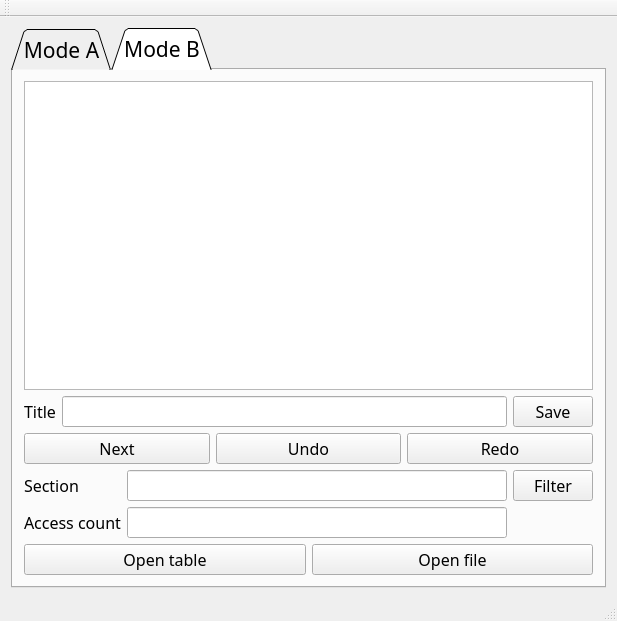
<?xml version="1.0" encoding="UTF-8"?>
<ui version="4.0">
 <class>GoingoutwithabangClass</class>
 <widget class="QMainWindow" name="GoingoutwithabangClass">
  <property name="geometry">
   <rect>
    <x>0</x>
    <y>0</y>
    <width>617</width>
    <height>621</height>
   </rect>
  </property>
  <property name="windowTitle">
   <string>Goingoutwithabang</string>
  </property>
  <widget class="QWidget" name="centralWidget">
   <layout class="QHBoxLayout" name="horizontalLayout_2">
    <item>
     <widget class="QTabWidget" name="Tabs">
      <property name="font">
       <font>
        <family>Bell MT</family>
        <pointsize>16</pointsize>
        <underline>false</underline>
        <strikeout>false</strikeout>
       </font>
      </property>
      <property name="autoFillBackground">
       <bool>false</bool>
      </property>
      <property name="tabShape">
       <enum>QTabWidget::Triangular</enum>
      </property>
      <property name="currentIndex">
       <number>1</number>
      </property>
      <property name="elideMode">
       <enum>Qt::ElideNone</enum>
      </property>
      <property name="documentMode">
       <bool>false</bool>
      </property>
      <property name="tabsClosable">
       <bool>false</bool>
      </property>
      <property name="tabBarAutoHide">
       <bool>false</bool>
      </property>
      <widget class="QWidget" name="modeA">
       <attribute name="title">
        <string>Mode A</string>
       </attribute>
       <layout class="QGridLayout" name="gridLayout_2">
        <item row="0" column="0">
         <widget class="QListWidget" name="tapesModeAListWidget"/>
        </item>
        <item row="1" column="0">
         <layout class="QGridLayout" name="gridLayout">
          <item row="0" column="0">
           <widget class="QLabel" name="label">
            <property name="font">
             <font>
              <family>Bell MT</family>
              <pointsize>12</pointsize>
              <underline>false</underline>
              <strikeout>false</strikeout>
             </font>
            </property>
            <property name="text">
             <string>Title</string>
            </property>
           </widget>
          </item>
          <item row="0" column="1">
           <widget class="QLineEdit" name="titleLineEdit">
            <property name="font">
             <font>
              <family>Bell MT</family>
              <pointsize>12</pointsize>
              <underline>false</underline>
              <strikeout>false</strikeout>
             </font>
            </property>
           </widget>
          </item>
          <item row="1" column="0">
           <widget class="QLabel" name="label_2">
            <property name="font">
             <font>
              <family>Bell MT</family>
              <pointsize>12</pointsize>
              <underline>false</underline>
              <strikeout>false</strikeout>
             </font>
            </property>
            <property name="text">
             <string>Section</string>
            </property>
           </widget>
          </item>
          <item row="1" column="1">
           <widget class="QLineEdit" name="sectionLineEdit">
            <property name="font">
             <font>
              <family>Bell MT</family>
              <pointsize>12</pointsize>
              <underline>false</underline>
              <strikeout>false</strikeout>
             </font>
            </property>
           </widget>
          </item>
          <item row="2" column="0">
           <widget class="QLabel" name="label_3">
            <property name="font">
             <font>
              <family>Bell MT</family>
              <pointsize>12</pointsize>
              <underline>false</underline>
              <strikeout>false</strikeout>
             </font>
            </property>
            <property name="text">
             <string>Date of creation</string>
            </property>
           </widget>
          </item>
          <item row="2" column="1">
           <widget class="QLineEdit" name="dateLineEdit">
            <property name="font">
             <font>
              <family>Bell MT</family>
              <pointsize>12</pointsize>
              <underline>false</underline>
              <strikeout>false</strikeout>
             </font>
            </property>
           </widget>
          </item>
          <item row="3" column="0">
           <widget class="QLabel" name="label_4">
            <property name="font">
             <font>
              <family>Bell MT</family>
              <pointsize>12</pointsize>
              <underline>false</underline>
              <strikeout>false</strikeout>
             </font>
            </property>
            <property name="text">
             <string>Access count</string>
            </property>
           </widget>
          </item>
          <item row="3" column="1">
           <widget class="QLineEdit" name="accessCountLineEdit">
            <property name="font">
             <font>
              <family>Bell MT</family>
              <pointsize>12</pointsize>
              <underline>false</underline>
              <strikeout>false</strikeout>
             </font>
            </property>
           </widget>
          </item>
          <item row="4" column="0">
           <widget class="QLabel" name="label_5">
            <property name="font">
             <font>
              <family>Bell MT</family>
              <pointsize>12</pointsize>
              <underline>false</underline>
              <strikeout>false</strikeout>
             </font>
            </property>
            <property name="text">
             <string>Footage preview</string>
            </property>
           </widget>
          </item>
          <item row="4" column="1">
           <widget class="QLineEdit" name="footagePreviewLineEdit">
            <property name="font">
             <font>
              <family>Bell MT</family>
              <pointsize>12</pointsize>
              <underline>false</underline>
              <strikeout>false</strikeout>
             </font>
            </property>
           </widget>
          </item>
         </layout>
        </item>
        <item row="2" column="0">
         <layout class="QHBoxLayout" name="horizontalLayout">
          <item>
           <widget class="QPushButton" name="addPushButton">
            <property name="palette">
             <palette>
              <active>
               <colorrole role="Base">
                <brush brushstyle="SolidPattern">
                 <color alpha="255">
                  <red>255</red>
                  <green>255</green>
                  <blue>255</blue>
                 </color>
                </brush>
               </colorrole>
              </active>
              <inactive>
               <colorrole role="Base">
                <brush brushstyle="SolidPattern">
                 <color alpha="255">
                  <red>255</red>
                  <green>255</green>
                  <blue>255</blue>
                 </color>
                </brush>
               </colorrole>
              </inactive>
              <disabled>
               <colorrole role="Base">
                <brush brushstyle="SolidPattern">
                 <color alpha="255">
                  <red>255</red>
                  <green>255</green>
                  <blue>0</blue>
                 </color>
                </brush>
               </colorrole>
              </disabled>
             </palette>
            </property>
            <property name="font">
             <font>
              <family>Bell MT</family>
              <pointsize>12</pointsize>
              <underline>false</underline>
              <strikeout>false</strikeout>
             </font>
            </property>
            <property name="text">
             <string>Add</string>
            </property>
           </widget>
          </item>
          <item>
           <widget class="QPushButton" name="updatePushButton">
            <property name="font">
             <font>
              <family>Bell MT</family>
              <pointsize>12</pointsize>
              <underline>false</underline>
              <strikeout>false</strikeout>
             </font>
            </property>
            <property name="text">
             <string>Update</string>
            </property>
           </widget>
          </item>
          <item>
           <widget class="QPushButton" name="removePushButton">
            <property name="font">
             <font>
              <family>Bell MT</family>
              <pointsize>12</pointsize>
              <underline>false</underline>
              <strikeout>false</strikeout>
             </font>
            </property>
            <property name="text">
             <string>Remove</string>
            </property>
           </widget>
          </item>
          <item>
           <widget class="QPushButton" name="undoPushButton">
            <property name="font">
             <font>
              <family>Bell MT</family>
              <pointsize>12</pointsize>
              <underline>false</underline>
              <strikeout>false</strikeout>
             </font>
            </property>
            <property name="text">
             <string>Undo</string>
            </property>
           </widget>
          </item>
          <item>
           <widget class="QPushButton" name="redoPushButton">
            <property name="font">
             <font>
              <family>Bell MT</family>
              <pointsize>12</pointsize>
              <underline>false</underline>
              <strikeout>false</strikeout>
             </font>
            </property>
            <property name="text">
             <string>Redo</string>
            </property>
           </widget>
          </item>
         </layout>
        </item>
       </layout>
      </widget>
      <widget class="QWidget" name="modeB">
       <attribute name="title">
        <string>Mode B</string>
       </attribute>
       <layout class="QGridLayout" name="gridLayout_4">
        <item row="0" column="0">
         <widget class="QListWidget" name="tapesModeBListWidget"/>
        </item>
        <item row="1" column="0">
         <layout class="QHBoxLayout" name="horizontalLayout_3">
          <item>
           <widget class="QLabel" name="label_6">
            <property name="font">
             <font>
              <pointsize>12</pointsize>
             </font>
            </property>
            <property name="text">
             <string>Title</string>
            </property>
           </widget>
          </item>
          <item>
           <widget class="QLineEdit" name="titleModeBLineEdit">
            <property name="font">
             <font>
              <pointsize>12</pointsize>
             </font>
            </property>
           </widget>
          </item>
          <item>
           <widget class="QPushButton" name="savePushButton">
            <property name="font">
             <font>
              <pointsize>12</pointsize>
             </font>
            </property>
            <property name="text">
             <string>Save</string>
            </property>
           </widget>
          </item>
         </layout>
        </item>
        <item row="2" column="0">
         <layout class="QHBoxLayout" name="horizontalLayout_4">
          <item>
           <widget class="QPushButton" name="nextPushButton">
            <property name="font">
             <font>
              <pointsize>12</pointsize>
             </font>
            </property>
            <property name="text">
             <string>Next</string>
            </property>
           </widget>
          </item>
          <item>
           <widget class="QPushButton" name="undoModeBPushButton">
            <property name="font">
             <font>
              <pointsize>12</pointsize>
             </font>
            </property>
            <property name="text">
             <string>Undo</string>
            </property>
           </widget>
          </item>
          <item>
           <widget class="QPushButton" name="redoModeBPushButton">
            <property name="font">
             <font>
              <pointsize>12</pointsize>
             </font>
            </property>
            <property name="text">
             <string>Redo</string>
            </property>
           </widget>
          </item>
         </layout>
        </item>
        <item row="3" column="0">
         <layout class="QGridLayout" name="gridLayout_3">
          <item row="0" column="0">
           <widget class="QLabel" name="label_7">
            <property name="font">
             <font>
              <pointsize>12</pointsize>
             </font>
            </property>
            <property name="text">
             <string>Section</string>
            </property>
           </widget>
          </item>
          <item row="0" column="1">
           <widget class="QLineEdit" name="sectionFilterLineEdit">
            <property name="font">
             <font>
              <pointsize>12</pointsize>
             </font>
            </property>
           </widget>
          </item>
          <item row="0" column="2">
           <widget class="QPushButton" name="filterPushButton">
            <property name="font">
             <font>
              <pointsize>12</pointsize>
             </font>
            </property>
            <property name="text">
             <string>Filter</string>
            </property>
           </widget>
          </item>
          <item row="1" column="0">
           <widget class="QLabel" name="label_8">
            <property name="font">
             <font>
              <pointsize>12</pointsize>
             </font>
            </property>
            <property name="text">
             <string>Access count</string>
            </property>
           </widget>
          </item>
          <item row="1" column="1">
           <widget class="QLineEdit" name="accessCountFilterLineEdit">
            <property name="font">
             <font>
              <pointsize>12</pointsize>
             </font>
            </property>
           </widget>
          </item>
         </layout>
        </item>
        <item row="4" column="0">
         <layout class="QHBoxLayout" name="horizontalLayout_5">
          <item>
           <widget class="QPushButton" name="openTablePushButton">
            <property name="font">
             <font>
              <pointsize>12</pointsize>
             </font>
            </property>
            <property name="text">
             <string>Open table</string>
            </property>
           </widget>
          </item>
          <item>
           <widget class="QPushButton" name="openFilePushButton">
            <property name="font">
             <font>
              <pointsize>12</pointsize>
             </font>
            </property>
            <property name="text">
             <string>Open file</string>
            </property>
           </widget>
          </item>
         </layout>
        </item>
       </layout>
      </widget>
     </widget>
    </item>
   </layout>
  </widget>
  <widget class="QMenuBar" name="menuBar">
   <property name="geometry">
    <rect>
     <x>0</x>
     <y>0</y>
     <width>617</width>
     <height>26</height>
    </rect>
   </property>
  </widget>
  <widget class="QToolBar" name="mainToolBar">
   <attribute name="toolBarArea">
    <enum>TopToolBarArea</enum>
   </attribute>
   <attribute name="toolBarBreak">
    <bool>false</bool>
   </attribute>
  </widget>
  <widget class="QStatusBar" name="statusBar"/>
 </widget>
 <layoutdefault spacing="6" margin="11"/>
 <resources>
  <include location="Goingoutwithabang.qrc"/>
 </resources>
 <connections/>
</ui>
